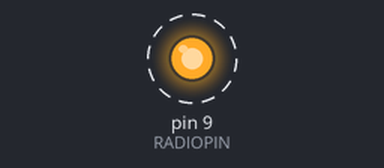
Simulated run of this sketch. Board: Arduino Uno, built with avr-gcc and run on an emulated ATmega328P. On the bench: output pins drawn as LEDs (lit = HIGH). Dashed ring = blinking.

Above: at 0.05 s.
Timing chart, 0 to 3.0 s (numbered marks = the images above):
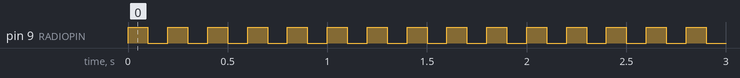

The sketch:

RadioTest.ino
```cpp
/*  NTX2 Radio Test Part 1
 
    Toggles the NTX2 high and low to generate a tone pattern to ascertain
    if the radio and associated circuitry is working.
 
    Created 2012 by M0UPU as part of a UKHAS Guide on linking NTX2 Modules to Arduino.
 
    http://ukhas.org.uk
*/
 
#define RADIOPIN 9
 
void setup()
{
pinMode(RADIOPIN,OUTPUT);
}
 
void loop()
{
digitalWrite(RADIOPIN, HIGH);
delay(100);
digitalWrite(RADIOPIN, LOW);
delay(100);
}
```

Measured:
- by itself, pin 9 (RADIOPIN): alternates HIGH for 0.10 s and LOW for 0.10 s
